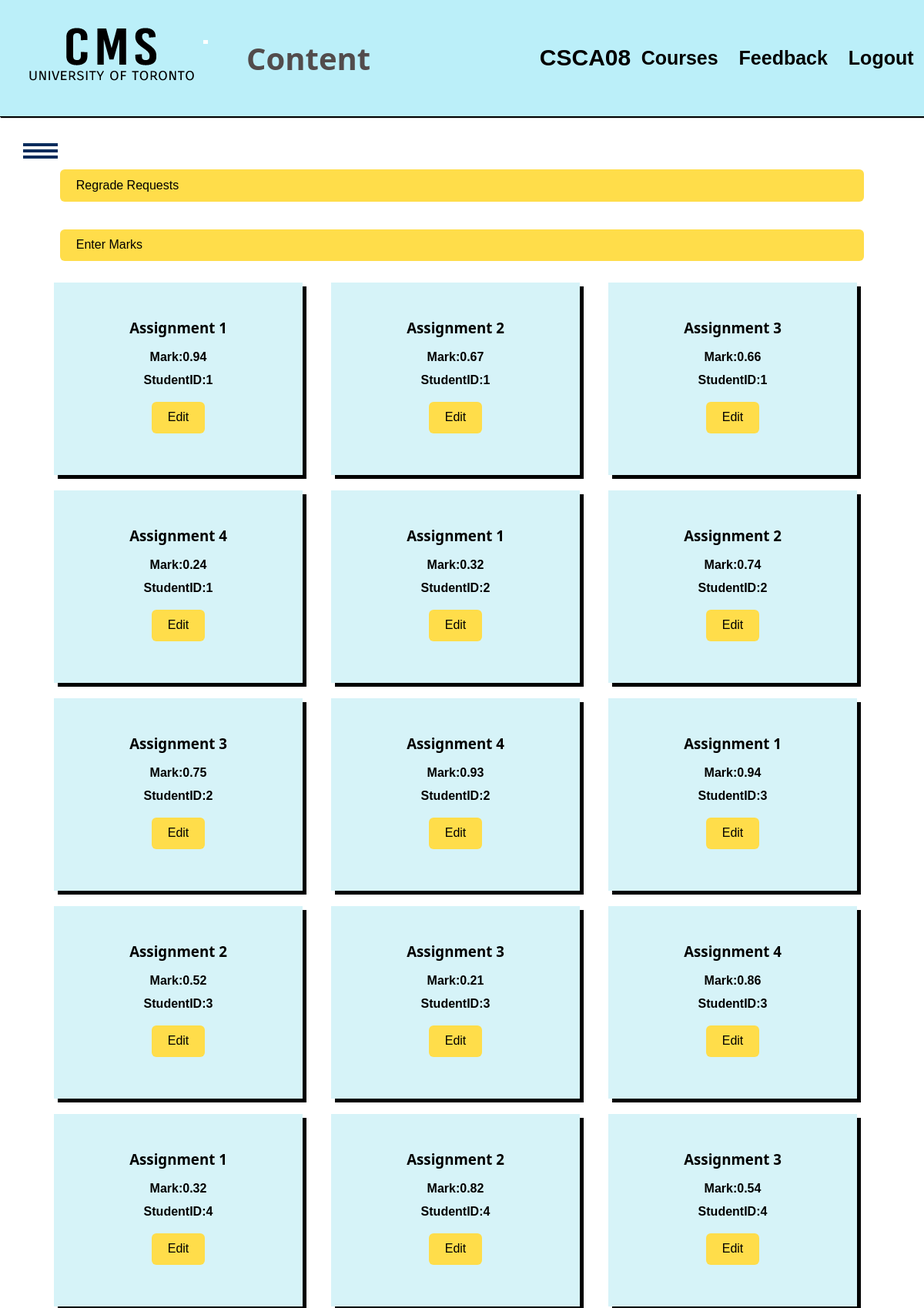
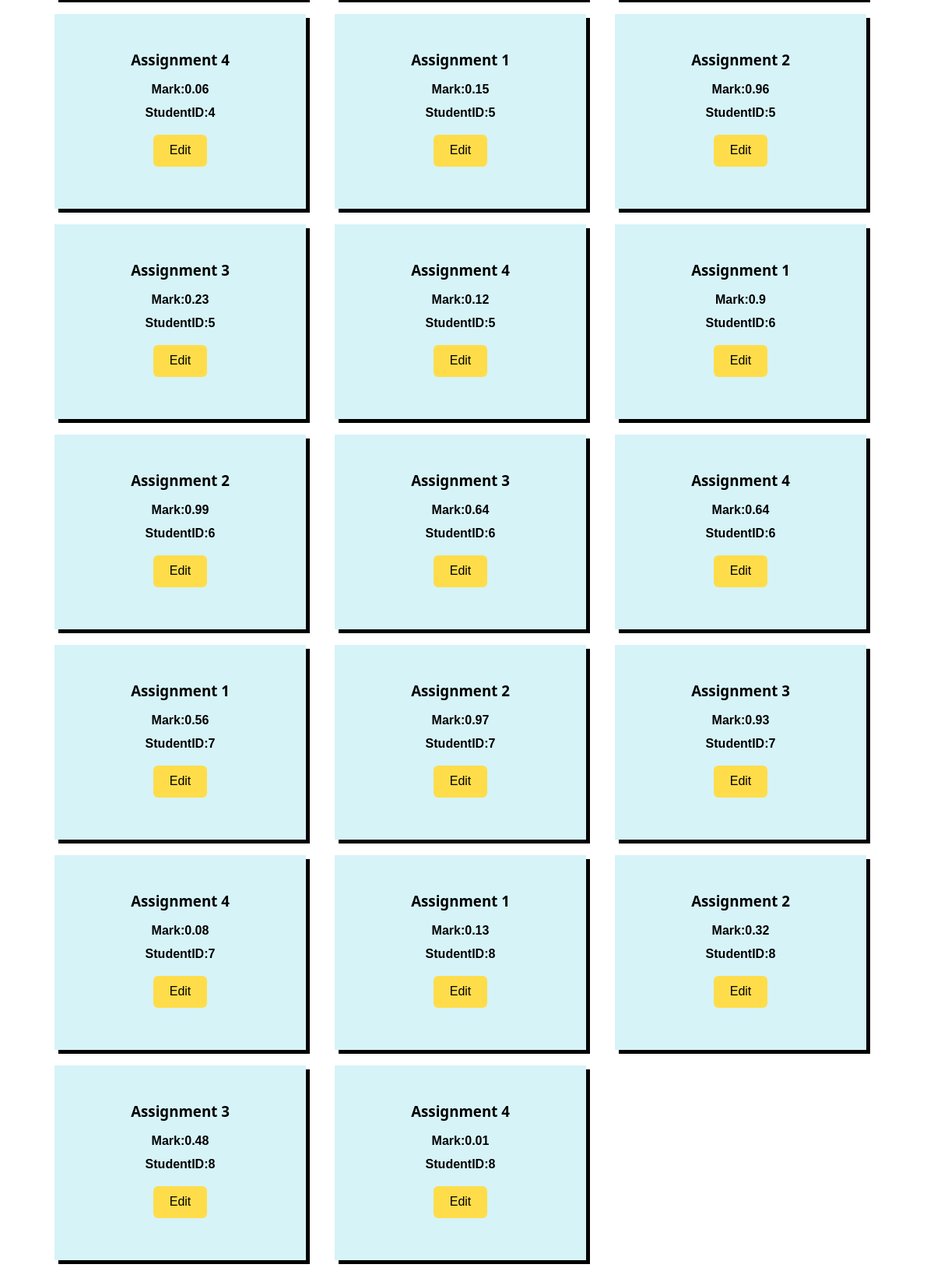
The app's page /courses/CSCA08/grades (signed in) with its own data (2 pictures, top to bottom).
### tables this page shows
CREATE TABLE "courses" (
	"courseid"	TEXT UNIQUE,
	PRIMARY KEY("courseid")
);

CREATE TABLE "grades" (
	"userid"	INTEGER,
	"courseid"	TEXT,
	"assignment_name"	TEXT,
	"grade"	REAL,
	PRIMARY KEY("userid","courseid","assignment_name")
);

### app.py (the view)
@app.route('/courses/<string:courseid>/grades')
def show_course_grades(courseid):
    if check_session():
        return redirect('/login')
    userid = get_userid()
    if userid == -1:
        return "Invalid userid, try logging in"
    user = SESSIONS[request.cookies.get('sessionId')]
    privilege = user.privilege
    if privilege == 1:
        return show_course_grades_student(user, courseid)
    if privilege == 3:
        return show_course_grades_professor(user, courseid)
    else:
        return "Error: You aren't a student or professor"

### app.py (called while the page is built)
def check_session():
    sessionId = request.cookies.get('sessionId')
    if not (sessionId in SESSIONS.keys()):
        print('FAILED Session Check')
        return True
    else:
        print('PASSED Session Check')
        return False

def get_userid():
    if 'sessionId' in request.cookies:
        if request.cookies.get('sessionId') in SESSIONS.keys():
            return SESSIONS[request.cookies.get('sessionId')].userid
    return -1

def checkvalidcourseid(courseid):
    courses = d.query("SELECT * FROM courses WHERE courseid = '"+ courseid +"';")
    return len(courses) != 1

def show_course_grades_professor(user, courseid):
    sql = "SELECT * FROM grades WHERE "
    for c in user.courses :
        sql += " courseid = '"+c+"' OR"
    sql = sql[0:len(sql)-2]
    sql += ";"
    print("SQL:"+sql)
    grades = d.query_assoc(sql)
    if checkvalidcourseid(courseid):
        return "Course ID is invalid"
    print("Grades: " + str(len(grades)) + "Userid: " + str(user.userid))
    g.grades = grades
    g.courseid = courseid
    g.name = user.name
    g.userid = user.userid
    return render_template('gradesview.html')

### database.py (called while the page is built)
def dict_factory(cursor, row):
    d = {}
    for idx, col in enumerate(cursor.description):
        d[col[0]] = row[idx]
    return d

def query(sql):
    con = sqlite3.connect(DATABASE_PATH)
    cur = con.cursor()
    cur.execute(sql)
    rows = cur.fetchall()
    con.commit()
    con.close()
    return rows

def query_assoc(sql):
    con = sqlite3.connect(DATABASE_PATH)
    con.row_factory = dict_factory
    cur = con.cursor()
    cur.execute(sql)
    rows = cur.fetchall()
    con.close()
    return rows

### templates/gradesview.html (shortened to what this page needs)
<!DOCTYPE html>
<html lang="en">
<head>
    <link rel="stylesheet" href="/static/css/style.css">
</head>
<body>
    <header>
        <nav>
            <img class="uoftlogo" src="/static/images/CMSlogo.png" alt="Logo">
            <h1>Content</h1>
            <h2>{{g.courseid}}</h2>
            <ul>
                <li><a href="/dashboard"><b>Courses</b></a> </li>
                <li><a href="/feedback"><b>Feedback</b></a> </li>
                <li><a href="/logout"><b>Logout</b></a> </li>
            </ul>
        </nav>
    </header>
    <div id="sidebar">
        <div class="toggle-btn" onclick="show()">
            <span></span>
            <span></span>
            <span></span>
        </div>
    </div>
    <div class="mainwrap">
        <a href="/courses/{{g.courseid}}/regrade" class="btn">Regrade Requests</a>
        <a href="/courses/{{g.courseid}}/entermarks" class="btn">Enter Marks</a>
        <section class="lecturecontent">
            {%for grade in g.grades%}
            <div class="week">
                <h3 class="item1">{{grade['assignment_name']}}</h3>
                <h4 class="item1">Mark:{{grade['grade']}}</h4>
                <h4 class="item1">StudentID:{{grade['userid']}}</h4>
                <a href="#" class="btn">Edit</a>
            </div>
            {%endfor%}
        </section>
    </div>
</body>
</html>

### static/css/style.css (style rules this page uses)
* { margin: 0; padding: 0; box-sizing: border-box; }
html { scroll-behavior: smooth; }
h1 { font-family: 'Segoe UI', 'San Francisco', Tahoma, Geneva, Verdana, sans-serif; }
h3 { font-family: 'Segoe UI', 'San Francisco', Tahoma, Geneva, Verdana, sans-serif; }
body { font-family: Helvetica; }
header { font-size: 20px; border-bottom: 1px solid rgb(0, 0, 0); padding-bottom: 1px; position: sticky; top: 0px; background: rgb(187, 239, 249); box-shadow: 1px 1px 1px black; }
nav { position: relative; min-height: 10vh; display: flex; align-items: center; justify-content: space-between; }
.uoftlogo { padding-left: 20px; padding-right: 10px; }
nav h1 { Color: rgb(82, 76, 76); padding-left: 40px; font-size: 40px; flex: 1; }
nav ul { list-style: none; display: flex; justify-content: space-around; font-size: 25px; flex: 1; }
nav a { color: black; text-decoration: none; }
#sidebar { position: fixed; width: 300px; height: 100%; background: #306bac; left: -300px; transition: 0.4s ease; }
#sidebar .toggle-btn { position: absolute; top: 30px; left: 330px; }
.toggle-btn span { width: 45px; height: 4px; background: #082c5c; display: block; margin-top: 4px; }
section { display: flex; justify-content: center; align-items: center; }
.btn { margin: 8px 8px; background: #ffdd4a; color: black; padding: 0.6rem 1.3rem; text-decoration: none; border-radius: 6px; transition: 0.2s ease; }
.mainwrap { margin: 5% 70px; line-height: 1.4; display: grid; grid-gap: 20px; }
.lecturecontent { display: grid; grid-gap: 20px; grid-template-columns: repeat(3, minmax(200px, 1fr)); }
.week { background: rgb(214, 243, 248); text-align: center; padding: 1.5rem 2rem; box-shadow: 5px 5px black; display: flex; flex-direction: column; align-items: center; justify-content: center; min-height: 250px; max-width: 95%; }
.week h3 { margin-bottom: 14px; }
.week h4 { margin-bottom: 8px; }

### records on screen
courses: courseid "CSCA08"
grades: assignment_name "Assignment 1", grade "0.94", userid "1"
grades: assignment_name "Assignment 2", grade "0.67", userid "1"
grades: assignment_name "Assignment 3", grade "0.66", userid "1"
grades: assignment_name "Assignment 4", grade "0.24", userid "1"
grades: assignment_name "Assignment 1", grade "0.32", userid "2"
grades: assignment_name "Assignment 2", grade "0.74", userid "2"
grades: assignment_name "Assignment 3", grade "0.75", userid "2"
grades: assignment_name "Assignment 4", grade "0.93", userid "2"
grades: assignment_name "Assignment 1", grade "0.94", userid "3"
grades: assignment_name "Assignment 2", grade "0.52", userid "3"
grades: assignment_name "Assignment 3", grade "0.21", userid "3"
grades: assignment_name "Assignment 4", grade "0.86", userid "3"
grades: assignment_name "Assignment 1", grade "0.32", userid "4"
grades: assignment_name "Assignment 2", grade "0.82", userid "4"
grades: assignment_name "Assignment 3", grade "0.54", userid "4"
grades: assignment_name "Assignment 4", grade "0.06", userid "4"
grades: assignment_name "Assignment 1", grade "0.15", userid "5"
grades: assignment_name "Assignment 2", grade "0.96", userid "5"
grades: assignment_name "Assignment 3", grade "0.23", userid "5"
grades: assignment_name "Assignment 4", grade "0.12", userid "5"
grades: assignment_name "Assignment 1", grade "0.9", userid "6"
grades: assignment_name "Assignment 2", grade "0.99", userid "6"
grades: assignment_name "Assignment 3", grade "0.64", userid "6"
grades: assignment_name "Assignment 4", grade "0.64", userid "6"
grades: assignment_name "Assignment 1", grade "0.56", userid "7"
grades: assignment_name "Assignment 2", grade "0.97", userid "7"
grades: assignment_name "Assignment 3", grade "0.93", userid "7"
grades: assignment_name "Assignment 4", grade "0.08", userid "7"
grades: assignment_name "Assignment 1", grade "0.13", userid "8"
grades: assignment_name "Assignment 2", grade "0.32", userid "8"
grades: assignment_name "Assignment 3", grade "0.48", userid "8"
grades: assignment_name "Assignment 4", grade "0.01", userid "8"
